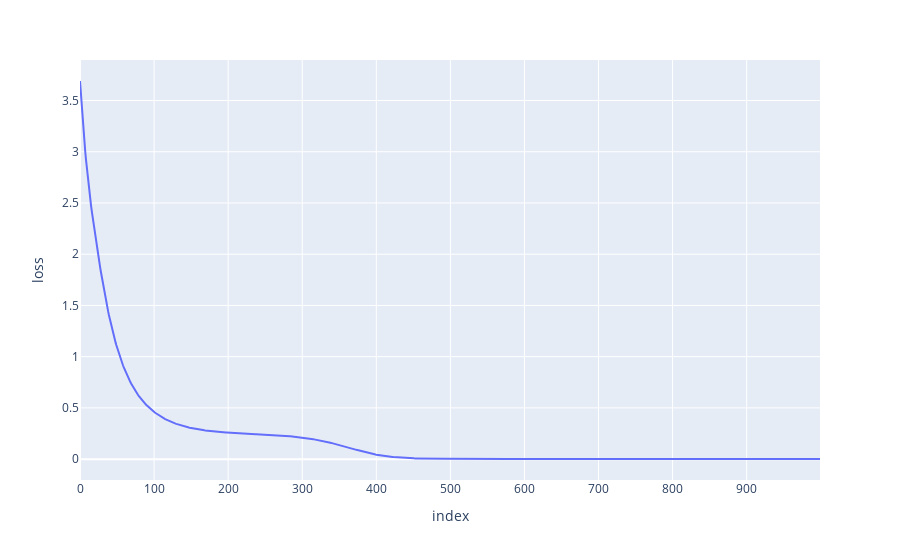
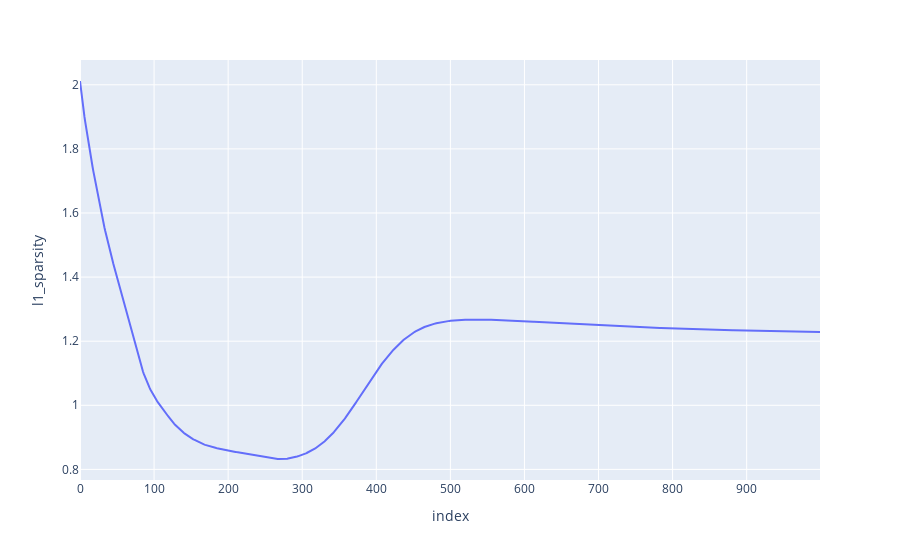
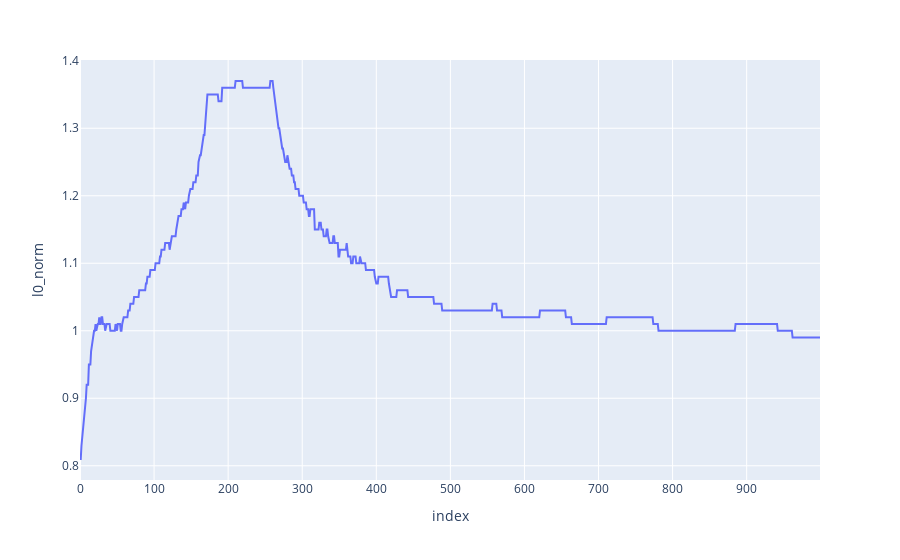

The notebook cell saved with these charts, in order:
### Code cell
model.train_model(features, num_epochs=1000)

model.plot_losses()

### Figure 1 — Plotly figure (JSON) as saved in the notebook; plotly's stock layout.template omitted (floating-point values rounded to 4 significant figures; data arrays with more than 128 entries replaced by an {"elided": "..."} marker saying what was removed)
{"data": [{"hovertemplate": "index=%{x}<br>loss=%{y}<extra></extra>", "legendgroup": "", "line": {"color": "#636efa", "dash": "solid"}, "marker": {"symbol": "circle"}, "mode": "lines", "name": "", "orientation": "v", "showlegend": false, "type": "scatter", "x": {"elided": "1000 int values"}, "xaxis": "x", "y": {"elided": "1000 float values"}, "yaxis": "y"}], "layout": {"legend": {"tracegroupgap": 0}, "margin": {"t": 60}, "xaxis": {"anchor": "y", "domain": [0, 1], "title": {"text": "index"}}, "yaxis": {"anchor": "x", "domain": [0, 1], "title": {"text": "loss"}}}}

### Figure 2 — Plotly figure (JSON) as saved in the notebook; plotly's stock layout.template omitted (floating-point values rounded to 4 significant figures; data arrays with more than 128 entries replaced by an {"elided": "..."} marker saying what was removed)
{"data": [{"hovertemplate": "index=%{x}<br>l1_sparsity=%{y}<extra></extra>", "legendgroup": "", "line": {"color": "#636efa", "dash": "solid"}, "marker": {"symbol": "circle"}, "mode": "lines", "name": "", "orientation": "v", "showlegend": false, "type": "scatter", "x": {"elided": "1000 int values"}, "xaxis": "x", "y": {"elided": "1000 float values"}, "yaxis": "y"}], "layout": {"legend": {"tracegroupgap": 0}, "margin": {"t": 60}, "xaxis": {"anchor": "y", "domain": [0, 1], "title": {"text": "index"}}, "yaxis": {"anchor": "x", "domain": [0, 1], "title": {"text": "l1_sparsity"}}}}

### Figure 3 — Plotly figure (JSON) as saved in the notebook; plotly's stock layout.template omitted (floating-point values rounded to 4 significant figures; data arrays with more than 128 entries replaced by an {"elided": "..."} marker saying what was removed)
{"data": [{"hovertemplate": "index=%{x}<br>l0_norm=%{y}<extra></extra>", "legendgroup": "", "line": {"color": "#636efa", "dash": "solid"}, "marker": {"symbol": "circle"}, "mode": "lines", "name": "", "orientation": "v", "showlegend": false, "type": "scatter", "x": {"elided": "1000 int values"}, "xaxis": "x", "y": {"elided": "1000 float values"}, "yaxis": "y"}], "layout": {"legend": {"tracegroupgap": 0}, "margin": {"t": 60}, "xaxis": {"anchor": "y", "domain": [0, 1], "title": {"text": "index"}}, "yaxis": {"anchor": "x", "domain": [0, 1], "title": {"text": "l0_norm"}}}}
